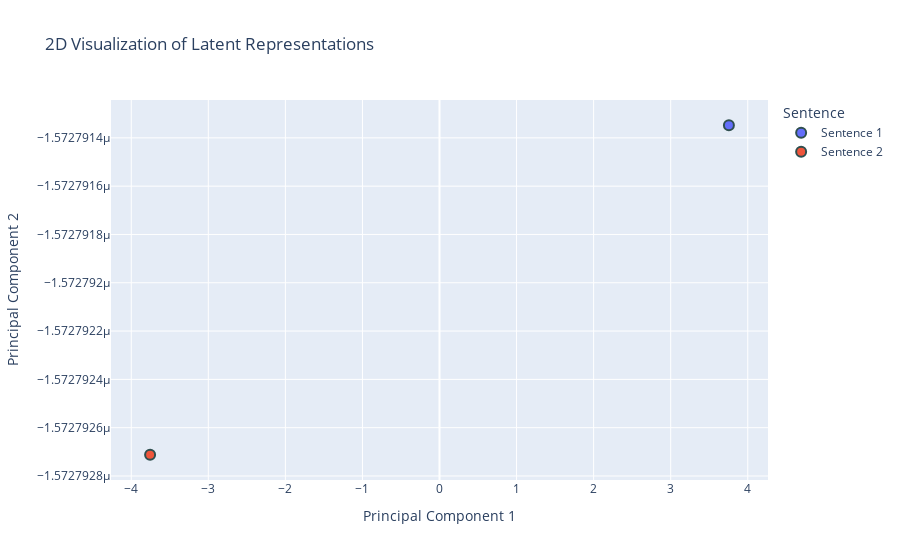

Notebook code cell kept with this figure:
### Code cell
from sklearn.decomposition import PCA
import plotly.express as px


# Stack embeddings and reduce to 3D
embeddings = torch.stack([cls_embedding1.squeeze(0), cls_embedding2.squeeze(0)]).cpu().numpy()
print(embeddings.shape)

# Reduce dimensionality to 2D
pca = PCA(n_components=2)
reduced_embeddings = pca.fit_transform(embeddings)

# Prepare data for visualization
data = {
    "PC1": reduced_embeddings[:, 0],
    "PC2": reduced_embeddings[:, 1],
    "Sentence": ["Sentence 1", "Sentence 2"]
}

# Create 2D scatter plot with Plotly
fig = px.scatter(
    data,
    x="PC1",
    y="PC2",
    color="Sentence",
    title="2D Visualization of Latent Representations",
    labels={"PC1": "Principal Component 1", "PC2": "Principal Component 2"}
)

fig.update_traces(marker=dict(size=10, line=dict(width=2, color="DarkSlateGrey")))
fig.update_layout(scene=dict(xaxis_title="PC1", yaxis_title="PC2"))
fig.show()

### Figure 1 — Plotly figure (JSON) as saved in the notebook; plotly's stock layout.template omitted (floating-point values rounded to 4 significant figures)
{"data": [{"hovertemplate": "Sentence=Sentence 1<br>Principal Component 1=%{x}<br>Principal Component 2=%{y}<extra></extra>", "legendgroup": "Sentence 1", "marker": {"color": "#636efa", "line": {"color": "DarkSlateGrey", "width": 2}, "size": 10, "symbol": "circle"}, "mode": "markers", "name": "Sentence 1", "orientation": "v", "showlegend": true, "type": "scatter", "x": [3.755], "xaxis": "x", "y": [-1.573e-06], "yaxis": "y"}, {"hovertemplate": "Sentence=Sentence 2<br>Principal Component 1=%{x}<br>Principal Component 2=%{y}<extra></extra>", "legendgroup": "Sentence 2", "marker": {"color": "#EF553B", "line": {"color": "DarkSlateGrey", "width": 2}, "size": 10, "symbol": "circle"}, "mode": "markers", "name": "Sentence 2", "orientation": "v", "showlegend": true, "type": "scatter", "x": [-3.755], "xaxis": "x", "y": [-1.573e-06], "yaxis": "y"}], "layout": {"legend": {"title": {"text": "Sentence"}, "tracegroupgap": 0}, "scene": {"xaxis": {"title": {"text": "PC1"}}, "yaxis": {"title": {"text": "PC2"}}}, "title": {"text": "2D Visualization of Latent Representations"}, "xaxis": {"anchor": "y", "domain": [0, 1], "title": {"text": "Principal Component 1"}}, "yaxis": {"anchor": "x", "domain": [0, 1], "title": {"text": "Principal Component 2"}}}}
